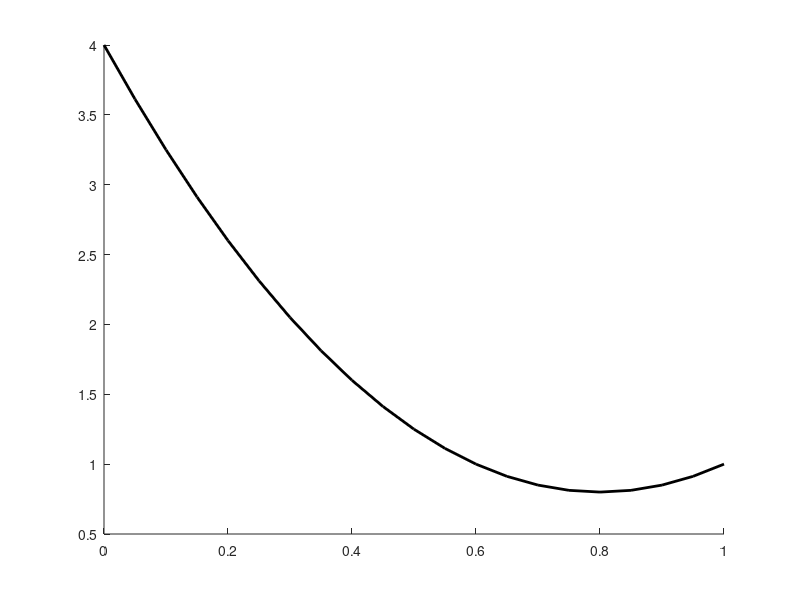

Write the MATLAB code that produced this figure. (Note: this script raises an error after producing the figure.)
P_pred = 2^2; R = 1^2;            % 预测误差的方差、读数噪声的方差
n = 1e5;                          % 每种噪声做 10 万次实验

K_grid = linspace(0, 1, 21);
K_star = P_pred / (P_pred + R);   % 推导出来的最优增益
cols = [0.16 0.34 0.81; 0.69 0.45 0.03; 0.76 0.21 0.42; 0.25 0.55 0.35];   % 四种噪声各用一种颜色
marks = {'o', 's', '^', 'd'};
figure('Color', 'w', 'Position', [100 100 780 440]); hold on;
plot(K_grid, (1 - K_grid).^2 * P_pred + K_grid.^2 * R, 'k-', 'LineWidth', 2);
kinds = {'高斯', '均匀', '双峰', '重尾'};
for i = 1:numel(kinds)
    e_pred = sqrt(P_pred) * unit_noise(kinds{i}, n);   % 预测误差
    v = sqrt(R) * unit_noise(kinds{i}, n);             % 读数噪声
    vars = arrayfun(@(K) mean(((1 - K) * e_pred + K * v).^2), K_grid);
    plot(K_grid, vars, marks{i}, 'Color', cols(i, :), 'MarkerSize', 7, 'LineWidth', 1.2);
    best = mean(((1 - K_star) * e_pred + K_star * v).^2);
    fprintf('%s: 在 K* 处实测方差 = %.3f\n', kinds{i}, best);
end
fprintf('理论：K* = %.2f，最小方差 = %.3f\n', K_star, (1 - K_star) * P_pred);
yl = ylim;
plot([K_star K_star], yl, ':', 'Color', [.5 .5 .5], 'LineWidth', 1.2);
text(K_star, yl(2), sprintf('  K* = %.2f', K_star), 'VerticalAlignment', 'top', 'FontSize', 12);
hold off; grid on; box off; set(gca, 'FontSize', 12);
legend([{'理论 P(K)'}, kinds], 'Location', 'north', 'Box', 'off');
xlabel('K'); ylabel('估计误差的方差 (m^2)'); title('四种噪声，同一条抛物线');

function w = unit_noise(kind, n)
    % 均值为 0、方差为 1，但形状各不相同的几种噪声
    switch kind
        case '高斯'
            w = randn(n, 1);
        case '均匀'
            w = (2 * rand(n, 1) - 1) * sqrt(3);
        case '双峰'
            w = 0.9 * sign(rand(n, 1) - 0.5) + sqrt(0.19) * randn(n, 1);
        case '重尾'               % 95% 的时候噪声很小，5% 的时候放大 10 倍
            big = rand(n, 1) < 0.05;
            w = randn(n, 1) .* (1 + 9 * big) / sqrt(5.95);
    end
end
